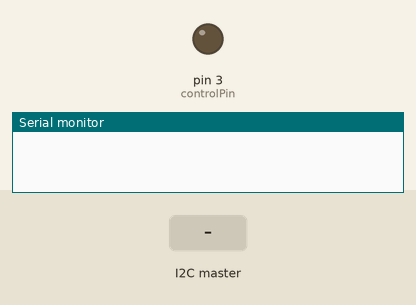
Recording of a sketch running on a simulated Arduino Uno, built with avr-gcc and run on an emulated ATmega328P. Shown: output pins drawn as LEDs (lit = HIGH), the last lines printed to the serial monitor. The inputs (shaded band) are chosen by the test bench.

Above: at 1.2 s.
1.3 s: the I2C master sends the byte 1
At 2.4 s:
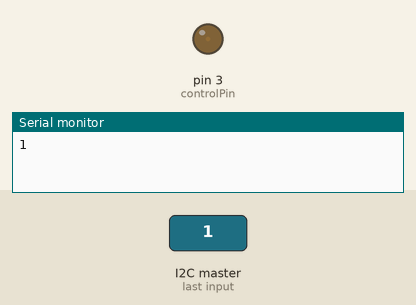
2.8 s: the I2C master sends the byte 90
At 3.5 s:
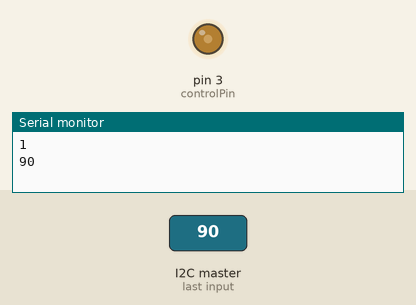
4.3 s: the I2C master sends the byte 200
At 4.7 s:
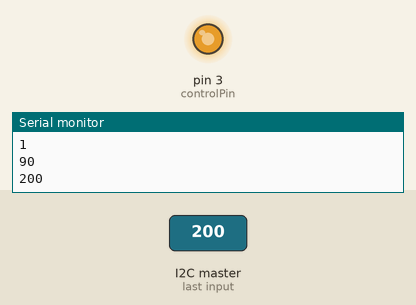
Timing chart, 0 to 7.3 s (numbered marks = the images above; inputs shaded):
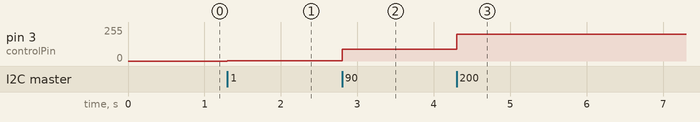

Measured:
- after the input at 1.3 s, pin 3 (controlPin): 0/255 → 1/255 at once
- after the input at 2.8 s, pin 3 (controlPin): 1/255 → 90/255 at once
- after the input at 4.3 s, pin 3 (controlPin): 90/255 → 200/255 at once

The sketch:

BulbControl_I2C.ino
```cpp
#include <Wire.h>

const int controlPin = 3;
const int buttonPin = 12;
int buttonState = 0;
int c = 0;
void setup() {
  Wire.begin(4);
  Wire.onReceive(receiveEvent);
  // put your setup code here, to run once:
  pinMode(controlPin, OUTPUT);
  pinMode(buttonPin, INPUT);
  Serial.begin(9600);
}
void receiveEvent(int brightness) {
  c = Wire.read();
  analogWrite(controlPin, c);
  Serial.println(c);
}
void loop() {
  // put your main code here, to run repeatedly:
  delay(100);
}
```
